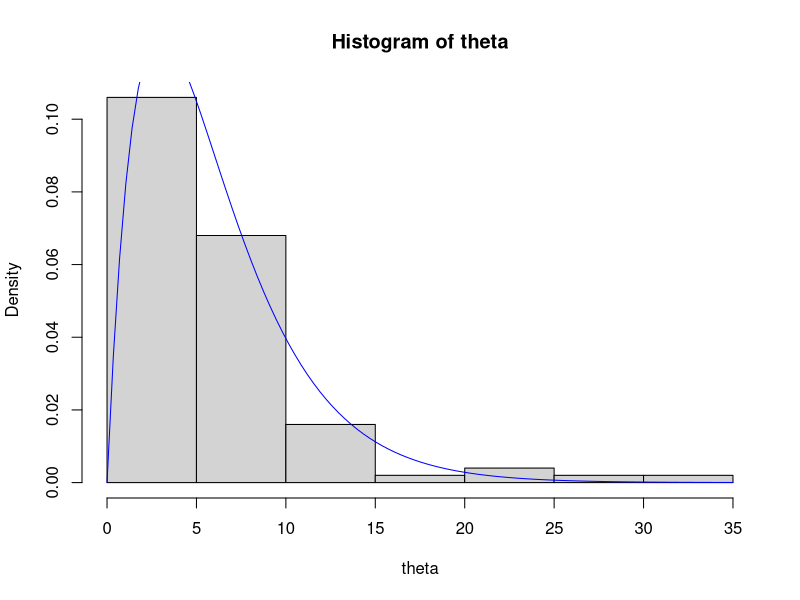
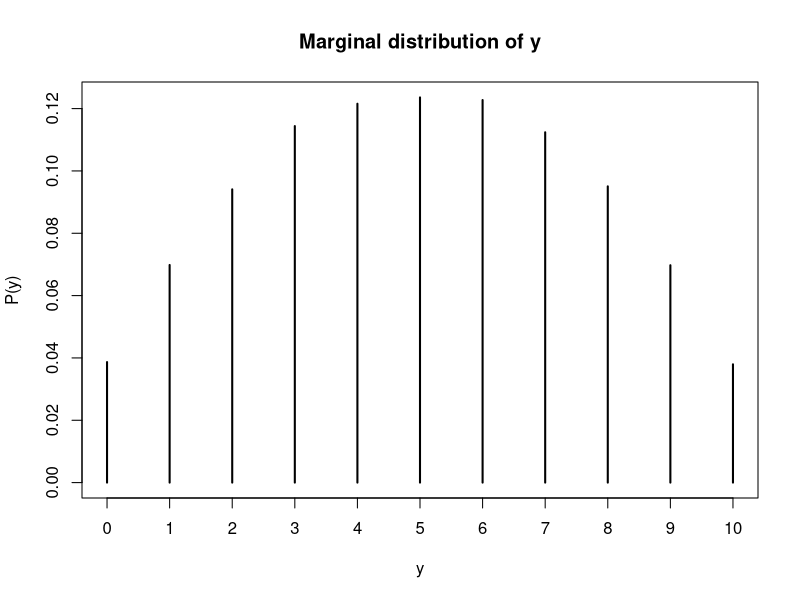

Source code (R) for these figures, in order:
set.seed(1989)

# gamma params
a = 2.0
m = 100
b = 1.0 / 3.0

#draw theta from gamma
theta = rgamma(n= m, shape = a, rate = b)

#histogram
hist(theta, freq = FALSE)

#actual pdf
curve(dgamma(x, shape=a, rate= b),  col="blue", add=TRUE)

#mcmc approximation

mean(theta)
# or use this
sum(theta) / m


#variance and standard error

#actual
a/ b^2

# computed
var(theta)


probability_less = theta < 0.5
mean(probability_less)

pgamma(q = 0.5, shape = a, rate = b)

quantile(theta, probs = 0.9)
qgamma(p = 0.9, shape = a, rate = b)


se = sd(theta) / sqrt(m)
2.0 * se # we are reasonably confident that the Monte Carlo estimate is no more than this far from the truth

ind = theta < 5.0
se = sd(ind) / sqrt(m)
2.0 * se # we are




m = 10e4

y = numeric(m) # create the vectors we will fill in with simulations
phi = numeric(m)

for (i in 1:m) {
  phi[i] = rbeta(n=1, shape1=2.0, shape2=2.0)
  y[i] = rbinom(n=1, size=10, prob=phi[i])
}
# which is equivalent to the following 'vectorized' code
phi = rbeta(n=m, shape1=2.0, shape2=2.0)
y = rbinom(n=m, size=10, prob=phi)

mean(y)


plot(prop.table(table(y)), ylab="P(y)", main="Marginal distribution of y")